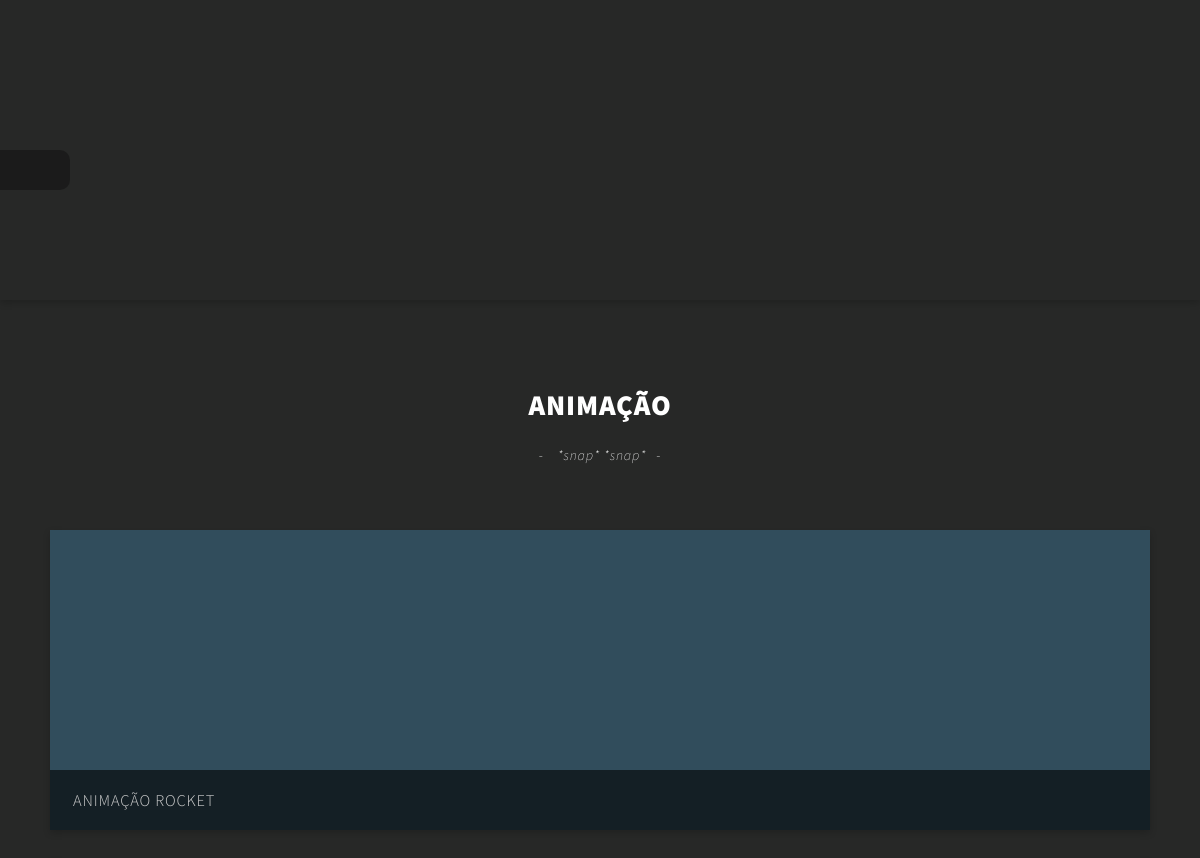
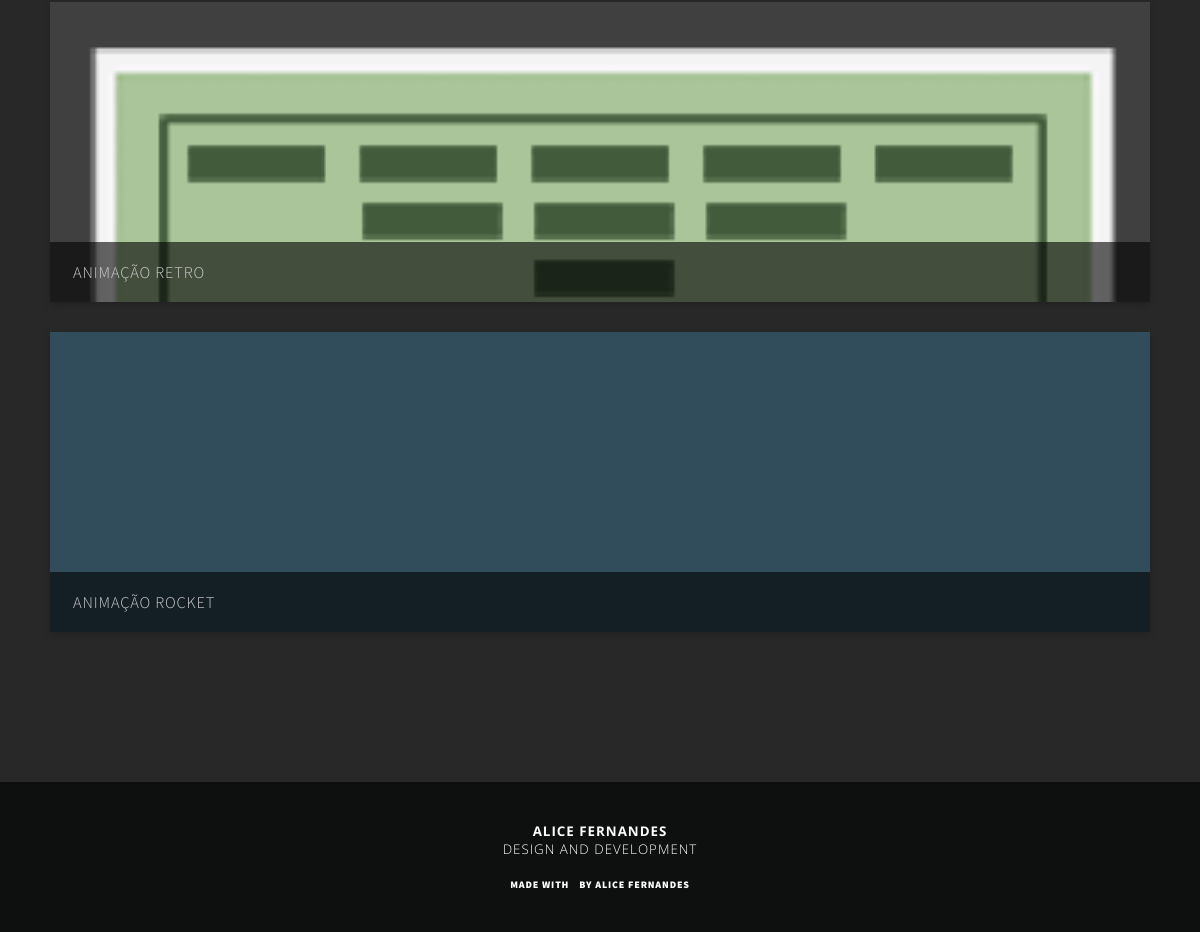
Before: /animacao with the older database file (2 pictures, top to bottom).
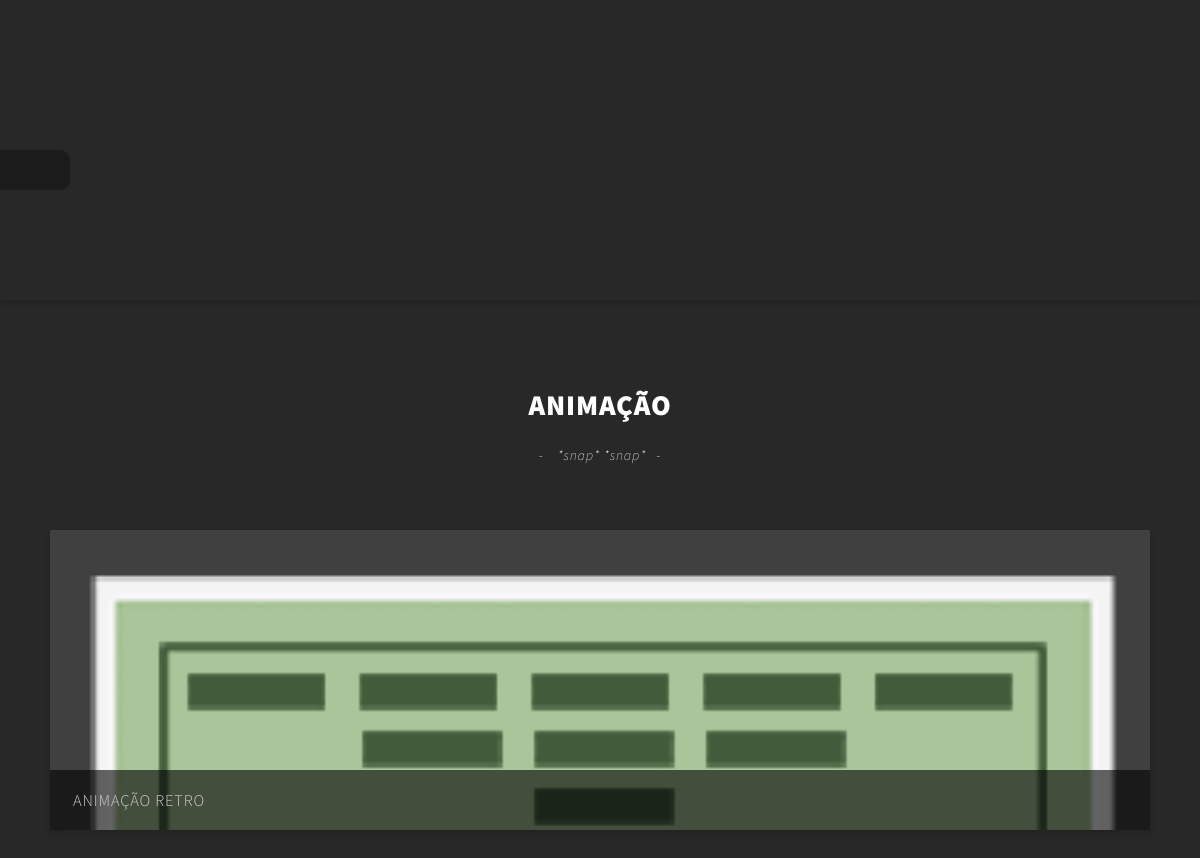
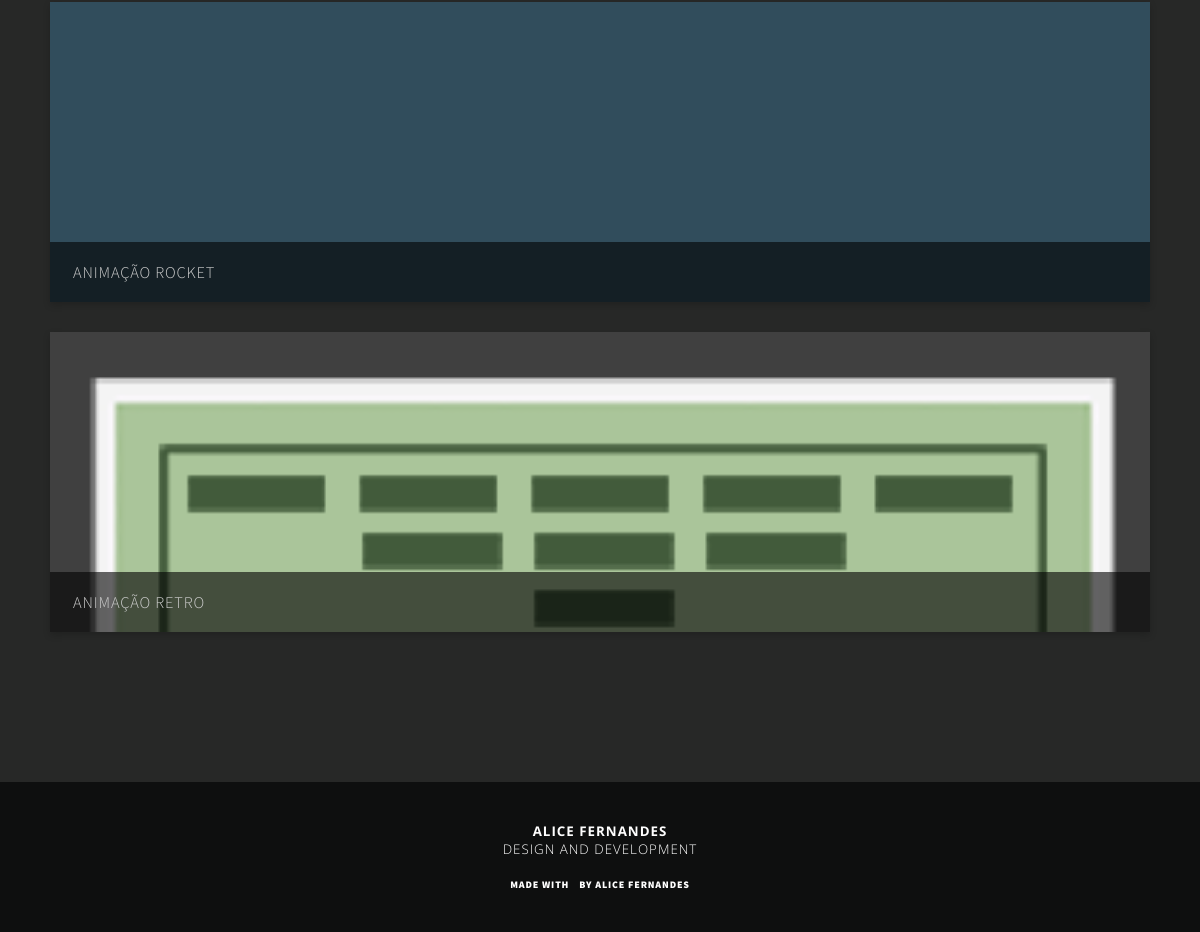
After: the same page with the newer database file (2 pictures, top to bottom).
### tables this page shows
CREATE TABLE IF NOT EXISTS `media` (
  `id_media` int(10) NOT NULL AUTO_INCREMENT,
  `projeto_uri` varchar(100) NOT NULL,
  `tipo` varchar(100) NOT NULL,
  `src` varchar(700) NOT NULL,
  `ext` varchar(50) NOT NULL,
  `cover` tinyint(1) DEFAULT NULL,
  `title` varchar(1000) DEFAULT NULL,
  `nome` varchar(100) NOT NULL,
  PRIMARY KEY (`id_media`)
);

### templates/galeria.php (the view, shortened to what this page needs)
<!DOCTYPE html>
<html class="project-categories">
  <head><?php require_once('./includes/_header.php'); $request =  explode("/", $_SERVER['REQUEST_URI']); ?>
<?php
$conn = new mysqli(DB_HOST, DB_USER, DB_PASSWORD, DB_NAME);
 $query = "SELECT * FROM `media` WHERE projeto_uri='".$request[1]."' ORDER BY RAND()";
 $result = $conn->query($query);
 $resultHTML = "";
 while($row = $result->fetch_object()){
   $resultHTML.='<div class="panel panel-small panel-foto "><a rel="galeria" class="panel-link fancybox" href="http://'.$host.'/media/'.$row->src.'@1280.'.$row->ext.'" style="background-image:url(http://'.$host.'/media/'.$row->src.'@1280.'.$row->ext.');" title="'.$row->nome.'">
                 <h3>'.mb_convert_encoding($row->nome,'UTF-8').'</h3>
                 </a></div>';
 }
 $slideHTML = '';
 ?>
  </head>
  <body>
    <div class="site-container"><?php require_once('./includes/_sidebar.php') ?>
      <div class="main-content">
        <div class="ui-component slideshow slideshow-medium panel-shadow">
          <div class="slide-container"><?php echo($slideHTML)?>
          </div>
        </div>
        <div class="panel-container">
          <div class="panel panel-noshadow panel-fullwidth align-center panel-title panel-nobackground">
            <h3><?PHP switch($request[1]){
              case 'animacao':
                echo('Animação');
                break;
            } ?></h3>
            <p> <i>*snap* *snap*</i></p>
          </div>
          <?php
          echo($resultHTML);
           ?>
        </div><?php require_once('./includes/_footer.php') ?>
      </div>
    </div>
  </body>
</html>

### index.php (shortened to what this page needs)
<?php
$request = $_SERVER['REQUEST_URI'];
$urlStrings = explode("/", $request);
switch ($urlStrings[1]) {
		case 'animacao':
		case 'fotografia':
			include('templates/galeria.php');
			break;
}
?>

### includes/_header.php (shortened to what this page needs)
<?php
	$host = $_SERVER['HTTP_HOST'];
?>
<link rel="stylesheet" media="all" href="https://cdn.rawgit.com/alicescfernandes/entypo-webfont/0fef4a46/style.css"/>
<link rel="stylesheet" href="http://<?php echo($host) ?>/fancybox/jquery.fancybox.css"/>
<link rel="stylesheet" href="http://<?php echo($host) ?>/css/ui.css?v2.16"/>
<link rel="stylesheet" href="http://<?php echo($host) ?>/webfont/entypo social/style.css"/>
<link href="http://<?php echo($host) ?>/js/videojs/video-js.css" rel="stylesheet">

### includes/_sidebar.php (shortened to what this page needs)
<label class="menu-label" for="menu-show"><i class="icon-menu"></i></label>
<?php
include 'templates/_audio.php';
?>

### templates/_audio.php (shortened to what this page needs)
<div class="audio">
</div>

### includes/_footer.php
<footer><span class="letring letring-small">
    <p>Alice Fernandes</p>
    <p>Design and development</p></span><span class="final-countdown">
    <p>made with<i class="icon-heart"></i>by alice fernandes</p></span></footer>

### css/ui.css (style rules this page uses)
* { font-family:"Source Sans Pro";margin:0;padding:0 }
a { text-decoration:none;color:inherit }
body { margin:0;padding:0;width:112%;width:120%;overflow:hidden;background-color:#272827;text-align:justify }
h1,h2,h3,h4,p { margin:0;padding:0 }
.menu-label { position:fixed;top:0;left:0;display:block;z-index:98 }
.site-container { position:relative;left:-12%;transition:left 0.5s }
.main-content { display:inline-block;width:83%;position:relative;height:100vh;overflow-y:auto;overflow-x:hidden }
.letring { margin:20px auto auto;text-transform:uppercase;text-align:center;color:white;font-size:10pt;position:relative;top:0;width:220px;letter-spacing:1px;-webkit-user-select:none;-moz-user-select:none;-ms-user-select:none;user-select:none;display:block;z-index:97 }
.letring p:first-child { font-weight:bold;font-family:"Open Sans";text-rendering:optimizeLegibility }
.letring p:last-child { font-weight:100;font-family:"Open Sans";text-rendering:optimizeLegibility }
.slideshow { position:relative }
.slideshow-medium { height:300px;width:100vw;overflow:hidden }
.slide-container { height:inherit;position:relative;left:0;transition:left 0.5s }
.panel-shadow { box-shadow:0px 3px 7px rgba(0, 0, 0, 0.18) }
.panel-foto { position:relative;height:300px!important }
.panel-foto a { background-size:cover }
.panel-foto h3 { position:absolute;bottom:0;text-transform:uppercase;font-weight:300;width:100%;left:0;line-height:41px;padding:10px;box-sizing:border-box;background-color:rgba(0, 0, 0, 0.5) }
.panel-foto .panel-link { display:block;background-color:transparent;width:100%;height:100%;z-index:97 }
.panel-container { width:80%;display:block;margin-left:10%;margin:auto auto 70px }
.panel { min-height:100px;box-sizing:border-box;padding:30px;box-shadow:0px 3px 7px rgba(0, 0, 0, 0.18);margin-bottom:30px;background-color:#2c2e2c;color:#cfcfcf;font-weight:300;letter-spacing:0.85px;font-size:14px }
.panel p { padding-bottom:20px }
.panel-noshadow { box-shadow:none!important }
.align-center { text-align:center;margin:auto }
h3,h4,h5 { font-weight:800;text-transform:uppercase;font-family:"Source Sans Pro";letter-spacing:0.85px;font-size:28.55px }
.panel-title { padding-top:0;padding-bottom:0;margin-top:30px;color:white;margin-bottom:30px;line-height:50px }
.panel-title h6,.panel-title p { font-size:14px;font-weight:lighter }
.panel-title h6:after,.panel-title h6:before,.panel-title p:after,.panel-title p:before { display:inline-block;content:"-";margin:0 10px }
.panel-nobackground { background-color:transparent }
.panel-small { position:relative;width:45%;margin-right:10%;float:left;min-height:250px;padding:0;background-color:#2c2e2c }
.panel-small h3 { text-transform:uppercase;font-weight:300;font-size:1.17em;z-index:97;position:absolute;bottom:0;background-color:rgba(0, 0, 0, 0.6);width:100%;line-height:40px;left:0;box-sizing:border-box;padding-left:23px }
.panel-small:nth-child(odd) { margin-right:0 }
.panel-small .panel-link { display:block }
.panel-foto h3 { bottom:0 }
footer { width:100%;background-color:#0e0f0f;text-align:center;height:150px;box-sizing:border-box;padding:20px;font-size:10px;text-transform:uppercase;font-weight:900;letter-spacing:0.85px;color:white;display:inline-block }
footer .letring { margin-bottom:20px }
.audio { z-index:97;width:70px;background-color:rgba(0, 0, 0, 0.6);position:fixed;top:150px;border-radius:0px 10px 10px 0px;color:white;display:inline-block;text-align:center;padding:20px 0px;opacity:0.5;transition:0.3s opacity }
@media screen and (max-width:1250px) { .main-content,.site-container,body { width:100%;left:0px } }
@media screen and (max-width:1250px) { .panel-container { display:inline-block;width:100%;box-sizing:border-box;padding:50px } }
@media screen and (max-width:1250px) { .col30,.col70,.panel-small,input { width:100% } }

Changed rows visible on the page:
removed media: src (picture), nome "ANIMAÇÃO ROCKET"
added media: src (picture), nome "ANIMAÇÃO RETRO"
